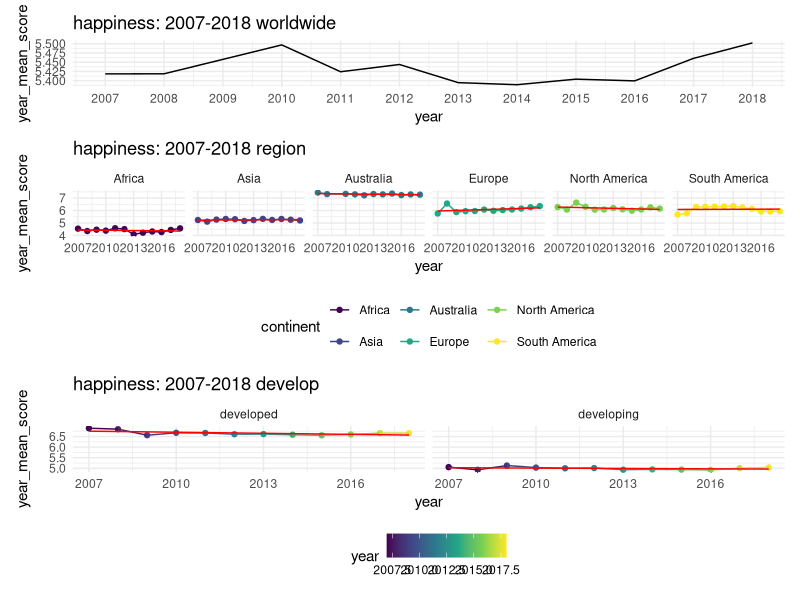
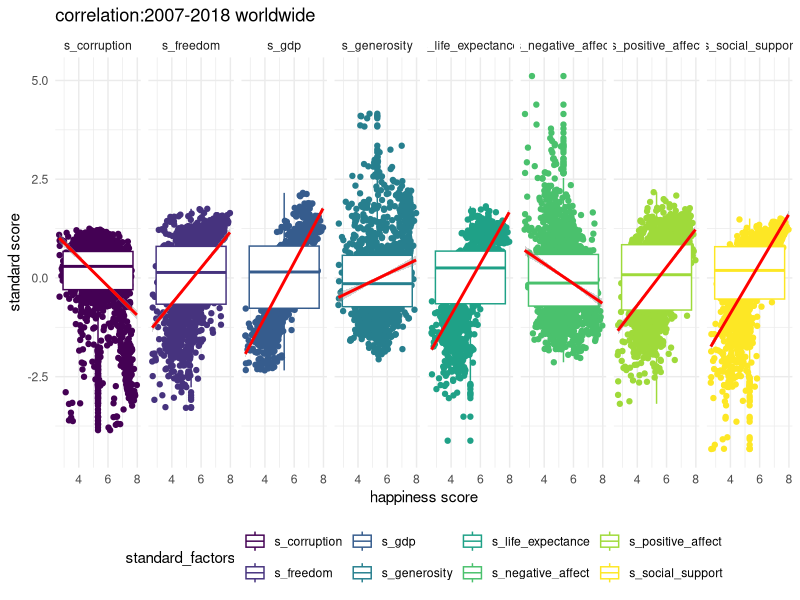

Source code (R) for these figures, in order: (Note: this script raises an error after producing the figures.)
## ---- chunk 1
library(tidyverse) ## Data Manipulaion
library(corrplot) ## Correlation plot
library(patchwork)

knitr::opts_chunk$set(
  fig.width = 8,
  fig.asp = 1,
  out.width = "100%",
  echo = FALSE,
  message = FALSE)

options(
  ggplot2.continuous.colour = "viridis",
  ggplot2.continuous.fill = "viridis")

scale_colour_discrete = scale_colour_viridis_d
scale_fill_discrete = scale_fill_viridis_d

theme_set(theme_minimal() + theme(legend.position = "bottom"))


## ---- chunk 2
### rename and select variables
happy = 
  read_csv("data/final_data_all_country.csv") %>% 
   rename("country" = country_name,
          "happiness_score" = life_ladder,
         "gdp" = log_gdp_per_capita,
         "life_expectance" = healthy_life_expectancy_at_birth,
         "freedom" = freedom_to_make_life_choices,
         "corruption" = perceptions_of_corruption)  %>% 
  unique() %>% 
  mutate(o_gdp = exp(gdp)) %>%# in the original data, they use log get the result, i try to transfer in the real way
  mutate(develop = ifelse(o_gdp > 25000, "developed", "developing")) # actually there is no speicific cretiria to distinguish the developed and developing country.
## ---- chunk 3
## Creat continent variable
Asia = 
  c("Israel", "United Arab Emirates", "Singapore", "Thailand", "Taiwan Province of China",
                                   "Qatar", "Saudi Arabia", "Kuwait", "Bahrain", "Malaysia", "Uzbekistan", "Japan",
                                   "South Korea", "Turkmenistan", "Kazakhstan", "Turkey", "Hong Kong S.A.R., China", "Philippines",
                                   "Jordan", "China", "Pakistan", "Indonesia", "Azerbaijan", "Lebanon", "Vietnam",
                                   "Tajikistan", "Bhutan", "Kyrgyzstan", "Nepal", "Mongolia", "Palestinian Territories",
                                   "Iran", "Bangladesh", "Myanmar", "Iraq", "Sri Lanka", "Armenia", "India", "Georgia",
                                   "Cambodia", "Afghanistan", "Yemen", "Syria")

Europe = 
  c("Norway", "Denmark", "Iceland", "Switzerland", "Finland",
                                   "Netherlands", "Sweden", "Austria", "Ireland", "Germany",
                                   "Belgium", "Luxembourg", "United Kingdom", "Czech Republic",
                                   "Malta", "France", "Spain", "Slovakia", "Poland", "Italy",
                                   "Russia", "Lithuania", "Latvia", "Moldova", "Romania",
                                   "Slovenia", "North Cyprus", "Cyprus", "Estonia", "Belarus",
                                   "Serbia", "Hungary", "Croatia", "Kosovo", "Montenegro",
                                   "Greece", "Portugal", "Bosnia and Herzegovina", "Macedonia",
                                   "Bulgaria", "Albania", "Ukraine")

North_America = 
  c("Canada", "Costa Rica", "United States", "Mexico",  
                                   "Panama","Trinidad and Tobago", "El Salvador", "Belize", "Guatemala",
                                   "Jamaica", "Nicaragua", "Dominican Republic", "Honduras",
                                   "Haiti")

Sorth_America =  
  c("Chile", "Brazil", "Argentina", "Uruguay",
                                   "Colombia", "Ecuador", "Bolivia", "Peru",
                                   "Paraguay", "Venezuela")

Australia = 
  c("New Zealand", "Australia")

happy = happy %>% 
  mutate(continent = case_when(
    country %in% Asia ~ "Asia",
    country %in% Europe ~ "Europe",
    country %in% North_America ~ "North America",
    country %in% Sorth_America ~ "South America",
    country %in% Australia ~ "Australia",
    TRUE ~ as.character("Africa")
  ))
## ---- chunk 4
## Standardaization
happy_standard = happy %>% 
  mutate(s_gdp = scale(gdp),
         s_social_support = scale(social_support),
         s_life_expectance = scale(life_expectance),
         s_freedom = scale(freedom),
         s_positive_affect = scale(positive_affect),
         s_negative_affect = scale(negative_affect),
         s_generosity  = scale(generosity),
         s_corruption  = scale(corruption)) %>%
  select(-c(gdp:corruption), -o_gdp)
## ---- chunk 5
plot1 = happy %>% 
  filter(year>2006) %>%
  group_by(year) %>% 
  summarise(year_mean_score = mean(happiness_score)) %>% 
  ggplot(aes(x = year, y = year_mean_score)) +
  geom_path() +
  labs(title = "happiness: 2007-2018 worldwide") +scale_x_continuous(
    breaks = c(2007,2008,2009,2010,2011, 2012, 2013,2014,2015,2016,2017,2018))

plot2 = happy %>% 
  filter(year>2006)%>%
  group_by(year, continent) %>% 
  summarise(year_mean_score = mean(happiness_score)) %>% 
  ggplot(aes(x = year, y = year_mean_score, color = continent)) +
  geom_point() +
  geom_line() +
  geom_smooth(method = lm, size  = 0.5, 
              se = FALSE, color = "red") +  
  facet_grid(. ~ continent) +
  labs(title = "happiness: 2007-2018 region")

plot3 = happy %>% 
  filter(year > 2006) %>%
  drop_na(develop) %>%
  group_by(year, develop) %>% 
  summarise(year_mean_score = mean(happiness_score)) %>% 
  ggplot(aes(x = year, y = year_mean_score, color = year)) +
  geom_point() +
  geom_line() +
  geom_smooth(method = lm, size  = 0.5, 
              se = FALSE, color = "red") +  
  facet_grid(. ~ develop) +
  labs(title = "happiness: 2007-2018 develop")

plot1/plot2/plot3

## ---- chunk 6
par(mfcol = c(1, 2))
happy_standard %>% 
  filter(year>2006)%>%
  pivot_longer(s_gdp:s_corruption,
               names_to = "standard_factors",
               values_to = "standard_value") %>% 
  ggplot(aes(x = happiness_score, y = standard_value,
             color  = standard_factors)) +
  geom_point() +
  geom_boxplot() +  
  geom_smooth(method = lm, color = "red") +
  facet_grid(. ~ standard_factors) +
  labs(x = "happiness score", y = "standard score", title = "correlation:2007-2018 worldwide")

happy_standard %>% 
  drop_na() %>%
   filter(year>2006)%>%
  select(-c(X1,country, year, continent, develop)) %>% 
  cor() %>%
  corrplot.mixed(title = "2007-2018 Wordwide",
                 tl.cex = .7, tl.pos = "lt",number.cex=0.7,
                  mar=c(0,0,1,0))

## ---- chunk 7
par(mfcol = c(2, 2))
happy_standard %>% 
  drop_na() %>%
   filter(year>2006)%>%
  filter(continent == "Australia") %>% 
  select(-c(X1,country, year, continent, develop)) %>% 
  cor() %>%
  corrplot.mixed(title = "2007-2018 Australia",
                 tl.cex = .7, tl.pos = "lt",number.cex=0.7,
                  mar=c(0,0,1,0))

happy_standard %>% 
  drop_na() %>%
   filter(year>2006)%>%
  filter(continent %in% c("Europe", "North America", "South America"))  %>% 
  select(-c(X1,country, year, continent, develop)) %>% 
  cor() %>%
  corrplot.mixed(title = "2007-2018 Europe, North America, South America",
                 tl.cex = .7, tl.pos = "lt",number.cex=0.7,
                  mar=c(0,0,1,0))

happy_standard %>% 
  drop_na() %>%
   filter(year>2006)%>%
 filter(continent %in% c("Africa", "Asia")) %>% 
  select(-c(X1,country, year, continent, develop)) %>% 
  cor() %>%
  corrplot.mixed(title = "2007-2018 Africa, Asia",number.cex=0.7,
                 tl.cex = .7, tl.pos = "lt",
                  mar=c(0,0,1,0))

## ---- chunk 8
par(mfcol = c(1, 2))
happy_standard %>% 
  drop_na() %>%
   filter(year>2006)%>%
  filter(develop == "developing") %>% 
  select(-c(X1, country, year, continent, develop)) %>% 
  cor() %>%
  corrplot.mixed(title = "2007-2018 developing",
                 tl.cex = .7, tl.pos = "lt",number.cex=0.7,
                  mar=c(0,0,1,0))

happy_standard %>% 
  drop_na() %>%
   filter(year>2006)%>%
  filter(develop == "developed") %>% 
  select(-c(X1,country, year, continent, develop)) %>% 
  cor() %>%
  corrplot.mixed(title = "2007-2018 developed",
                 tl.cex = .7, tl.pos = "lt",number.cex=0.7,
                  mar=c(0,0,1,0))
## ---- chunk 9
data =  happy %>% 
  mutate(develop = as.factor(develop),
         continent = as.factor(continent)) %>%
  select(-c(country, year, o_gdp))
fit4 = lm(happiness_score ~
            freedom + 
            negative_affect + 
            generosity + 
            life_expectance + 
            positive_affect + 
            corruption*develop + 
            social_support*develop, data = data)
summary(fit4)

fit5 = lm(happiness_score ~
            gdp+
            social_support+
            freedom + 
            negative_affect + 
            generosity + 
            life_expectance + 
            positive_affect, data = data) 
summary(fit5)
